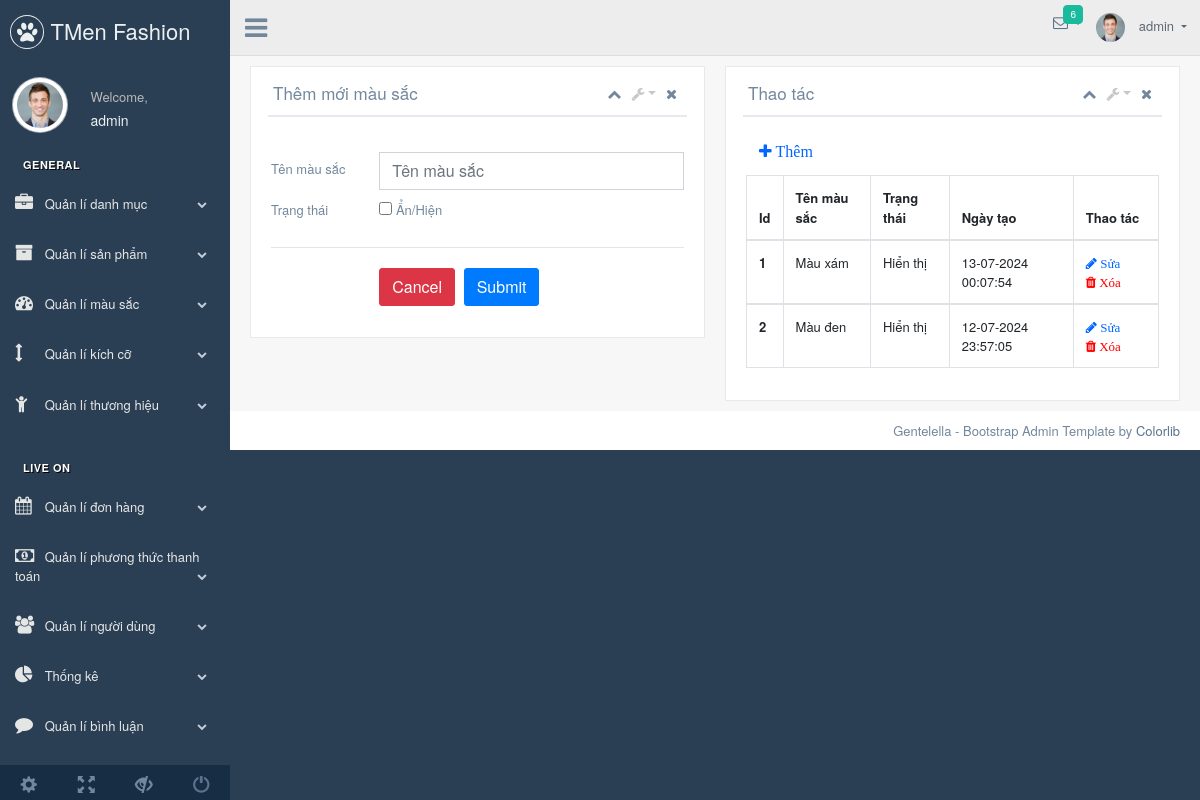
/admin/index.php?page=color (signed in), run on an earlier commit of the app's database.
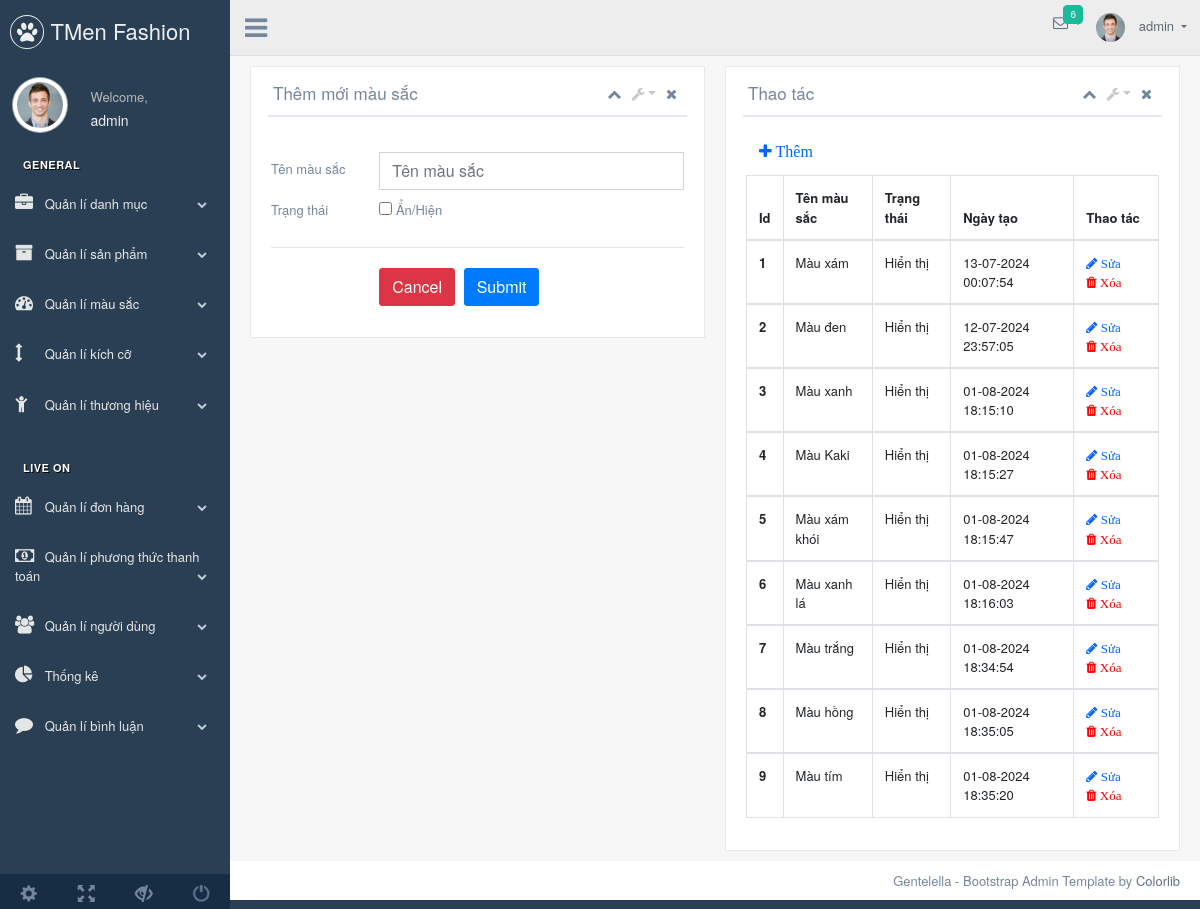
And on a later commit of the database.
### tables this page shows
CREATE TABLE `color` (
  `col_id` int NOT NULL,
  `col_name` varchar(25) NOT NULL,
  `status` tinyint(1) DEFAULT NULL,
  `date_create` datetime DEFAULT NULL
);

### admin/modules/color.php (the view, shortened to what this page needs)
<div class="col-md-6">
    <div class="x_panel">
        <div class="x_title">
            <h2>Thêm mới màu sắc </h2>
            <ul class="nav navbar-right panel_toolbox">
                <li><a class="collapse-link"><i class="fa fa-chevron-up"></i></a>
                </li>
                <li class="dropdown">
                    <a href="#" class="dropdown-toggle" data-toggle="dropdown" role="button" aria-expanded="false"><i class="fa fa-wrench"></i></a>
                </li>
                <li><a class="close-link"><i class="fa fa-close"></i></a>
                </li>
            </ul>
            <div class="clearfix"></div>
        </div>
        <div class="x_content">
            <br>
            <?php
            $col_name = "";
            $status = false;
            ?>
            <form class="form-label-left input_mask" method="post">
                <div class="form-group row">
                    <label class="col-form-label col-md-3 col-sm-3 ">Tên màu sắc</label>
                    <div class="col-md-9 col-sm-9 ">
                        <input type="text" class="form-control" value="<?php echo $col_name; ?>" name="col_name" id="col_name" placeholder="Tên màu sắc">
                    </div>
                </div>
                <div class="form-group row">
                    <label class="col-md-3 col-sm-3  control-label">Trạng thái</label>
                    <div class="col-md-9 col-sm-9 ">
                        <div class="checkbox">
                            <label>
                                <input type="checkbox" value="1" <?php echo ($status) ? "checked" : "" ?> name="status" id="status"> Ẩn/Hiện
                            </label>
                        </div>
                    </div>
                </div>
                <div class="ln_solid"></div>
                <div class="form-group row">
                    <div class="col-md-9 col-sm-9  offset-md-3">
                        <a href="index.php?page=color"><button type="button" class="btn btn-danger">Cancel</button></a>
                        <button type="submit" class="btn btn-primary" name="addNew">Submit</button>
                    </div>
                </div>
            </form>
        </div>
    </div>
</div>
<div class="col-md-6">
    <div class="x_panel">
        <div class="x_title">
            <h2>Thao tác</h2>
            <ul class="nav navbar-right panel_toolbox">
                <li><a class="collapse-link"><i class="fa fa-chevron-up"></i></a>
                </li>
                <li class="dropdown">
                    <a href="#" class="dropdown-toggle" data-toggle="dropdown" role="button" aria-expanded="false"><i class="fa fa-wrench"></i></a>
                </li>
                <li><a class="close-link"><i class="fa fa-close"></i></a>
                </li>
            </ul>
            <div class="clearfix"></div>
        </div>
        <div class="x_content">
            <table class="table table-bordered">
                <button class="btn btn-btn-primary"> <a href="index.php?page=color">
                        <i class="fa fa-plus" style="color:#0066FF"> Thêm </i></a></button>
                <thead>
                    <tr>
                        <th>Id</th>
                        <th>Tên màu sắc</th>
                        <th>Trạng thái</th>
                        <th>Ngày tạo</th>
                        <th>Thao tác</th>
                    </tr>
                </thead>
                <?php
                $sql = "SELECT * FROM color";
                $result = mysqli_query($conn, $sql) or die("Lỗi truy vấn dữ liệu");
                if (mysqli_num_rows($result) > 0) {
                    $i = 0;
                    while ($row = mysqli_fetch_assoc($result)) {
                        $i++;
                ?>
                        <tbody>
                            <tr>
                                <th scope="row"><?php echo $i; ?></th>
                                <td><?php echo $row["col_name"] ?></td>
                                <td><?php echo ($row["status"] ? "Hiển thị" : "Ẩn") ?></td>
                                <td><?php echo date("d-m-Y H:i:s", strtotime($row["date_create"])) ?></td>
                                <td>
                                    <a href="index.php?page=color&id=<?php echo $row["col_id"] ?>&edit=1">
                                        <i class="fa fa-pencil" style="color:#0066FF"> Sửa </i></a>
                                    <a href="index.php?page=color&id=<?php echo $row["col_id"] ?>&del=1" onclick="return confirm('Bạn có muốn xóa không?');"><i class="fa fa-trash" style="color:red"> Xóa </i></a>
                                </td>
                            </tr>
                    <?php
                    }
                }
                    ?>
                        </tbody>
            </table>
        </div>
    </div>
</div>

What changed in the data, as far as the page shows it:
added color: col_name "Màu xanh", status "Hiển thị", date_create "01-08-2024 18:15:10"
added color: col_name "Màu Kaki", status "Hiển thị", date_create "01-08-2024 18:15:27"
added color: col_name "Màu xám khói", status "Hiển thị", date_create "01-08-2024 18:15:47"
added color: col_name "Màu xanh lá", status "Hiển thị", date_create "01-08-2024 18:16:03"
added color: col_name "Màu trắng", status "Hiển thị", date_create "01-08-2024 18:34:54"
added color: col_name "Màu hồng", status "Hiển thị", date_create "01-08-2024 18:35:05"
added color: col_name "Màu tím", status "Hiển thị", date_create "01-08-2024 18:35:20"
